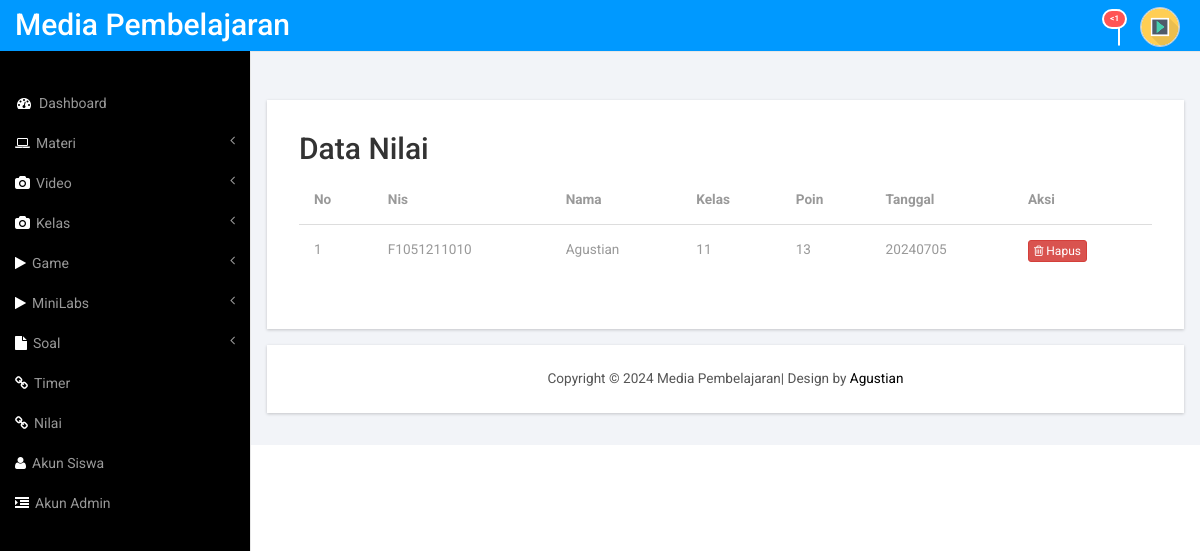
/admin/admin.php?page=nilai (signed in), run on the app's committed database.
### tables this page shows
CREATE TABLE `tabel_nilai` (
  `id_nilai` int(11) NOT NULL,
  `benar` int(4) NOT NULL,
  `salah` int(4) NOT NULL,
  `kosong` int(4) NOT NULL,
  `poin` int(4) NOT NULL,
  `id_loginsiswa` int(11) NOT NULL,
  `tanggal` int(11) NOT NULL
);

CREATE TABLE `tabel_loginsiswa` (
  `id_loginsiswa` int(11) NOT NULL,
  `nis` varchar(10) NOT NULL,
  `kelas` varchar(10) NOT NULL,
  `nama` varchar(50) NOT NULL,
  `username` varchar(50) NOT NULL,
  `password` varchar(50) NOT NULL,
  `Aktif` enum('Y','N') NOT NULL
);

### admin/modul/nilai/nilai_page.php (the view)
<div class="content_bottom">
     <div class="col-md-12 span_3">
          <div class="bs-example1" data-example-id="contextual-table">
<h2 class="sub-header">Data Nilai</h2>
 <table class="table">
 <thead>
        <tr>
          <th>No</th>
          <th>Nis</th>
          <th>Nama</th>
          <th>Kelas</th>
          <th>Poin</th>
          <th>Tanggal</th>
          <th>Aksi</th>
        </tr>
  <?php
  $no=0;
  $sql = mysqli_query ($koneksi,"SELECT distinct(id_nilai), tabel_loginsiswa.nama, tabel_loginsiswa.kelas, tabel_loginsiswa.username, tabel_nilai.poin, tabel_nilai.tanggal, tabel_nilai.id_loginsiswa from
                          tabel_nilai JOIN tabel_loginsiswa
                          ON tabel_loginsiswa.id_loginsiswa=tabel_nilai.id_loginsiswa") or die (mysqli_error());
  while($row=mysqli_fetch_array($sql)){
  ?>
  <tr>
    <td><?php echo $no=$no+1; ?></td>
      <td><?php echo $row['username'];?></td>
      <td><?php echo $row['nama'];?></td>
      <td><?php echo $row['kelas'];?></td>
      <td><?php echo $row['poin'];?></td>
      <td><?php echo $row['tanggal'];?></td>
      <td><a href="?page=nilai_hapus&id=<?php echo $row['id_nilai']; ?>" class="btn btn-danger btn-xs"><i class="fa fa-trash-o"></i> Hapus </a> </td>
    </tr>
      <?php
    }
    ?>
</thead>
</table>
</div>
</div>
</div>

### admin/assets/css/style.css (style rules this page uses)
h4, h5, h6, h1, h2, h3 { margin-top: 0; }
html, body { font-family: 'Roboto', sans-serif; font-size: 100%; background:#000; overflow-x: hidden; }
body a { transition:0.5s all; -webkit-transition:0.5s all; -moz-transition:0.5s all; -o-transition:0.5s all; -ms-transition:0.5s all; }
.span_3 { padding:0; }
.content_bottom { margin-bottom:1em; }
.map_container, #chart, .span_6, .col_2, .weather_list, .cal1, .skills-info, .stats-info, .r3_counter_box, .activity_box, .bs-example1, .cloud, .copy { -ms-box-shadow: 0 1px 3px 0px rgba(0, 0, 0, 0.2); -o-box-shadow: 0 1px 3px 0px rgba(0, 0, 0, 0.2); -moz-box-shadow: 0 1px 3px 0px rgba(0, 0, 0, 0.2); -webkit-box-shadow: 0 1px 3px 0px rgba(0, 0, 0, 0.2); box-shadow: 0 1px 3px 0px rgba(0, 0, 0, 0.2); }
.table > thead > tr > th, .table > tbody > tr > th, .table > tfoot > tr > th, .table > thead > tr > td, .table > tbody > tr > td, .table > tfoot > tr > td { border-top: none !important; }
.bs-example1 { background:#fff; padding:2em; }
.table > thead > tr > th, .table > tbody > tr > th, .table > tfoot > tr > th, .table > thead > tr > td, .table > tbody > tr > td, .table > tfoot > tr > td { font-size: 0.85em; color: #999; }
.table td, .table>tbody>tr>td, .table>tbody>tr>th, .table>tfoot>tr>td, .table>tfoot>tr>th, .table>thead>tr>td, .table>thead>tr>th { padding:15px !important; }
.table > thead > tr > th { border-bottom: 1px solid #ddd !important; }
html, body#login { background: url(../images/bg.jpg)no-repeat; background-size:cover; -webkit-background-size:cover; -moz-background-size:cover; -o-background-size:cover; -ms-background-size:cover; }

### data on the page
tabel_nilai: id_loginsiswa.username "F1051211010", id_loginsiswa.nama "Agustian", id_loginsiswa.kelas "11", poin "13", tanggal "20240705"
